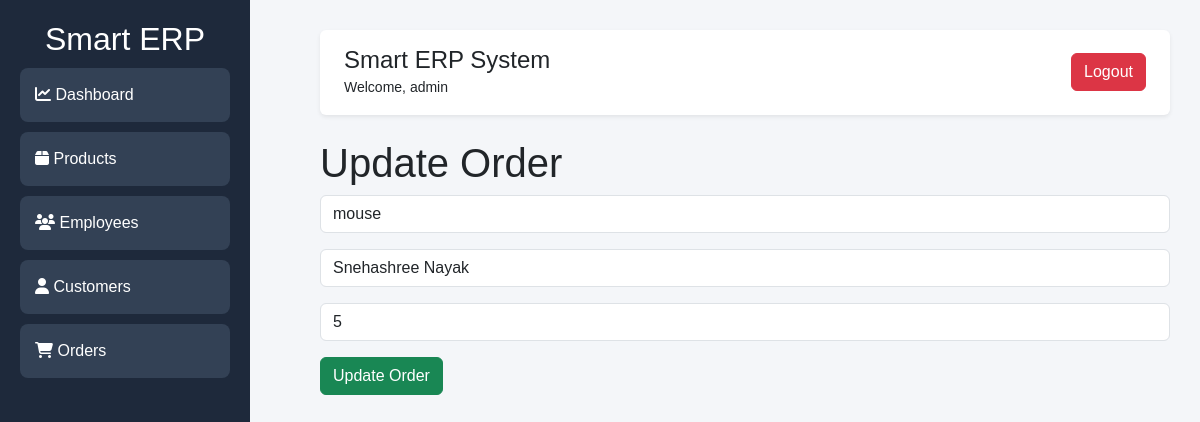
Page /update-order/1/ (signed in) on the committed database.
### dashboardapp/models.py (models this page shows, shortened)
class Order(models.Model):
    product = models.ForeignKey(
        Product,
        on_delete=models.CASCADE
    )
    customer = models.ForeignKey(
        Customer,
        on_delete=models.CASCADE
    )
    quantity = models.IntegerField()
    total_price = models.IntegerField()
    created_at = models.DateTimeField(auto_now_add=True)

class Product(models.Model):
    name = models.CharField(max_length=100)
    quantity = models.IntegerField()
    price = models.IntegerField()
    category = models.CharField(max_length=100)

class Customer(models.Model):
    name = models.CharField(max_length=100)
    email = models.EmailField()
    phone = models.CharField(max_length=15)
    city = models.CharField(max_length=100)

### dashboardapp/views.py (the view, shortened to what this page needs)
@login_required(login_url='/login/')
def update_order(request, id):
    order = Order.objects.get(id=id)
    products = Product.objects.all()
    customers = Customer.objects.all()
    return render(
        request,
        'update_order.html',
        {
            'order': order,
            'products': products,
            'customers': customers
        }
    )

### dashboardapp/templates/update_order.html (shortened to what this page needs)
{% extends 'base.html' %}
{% block content %}
<h1>Update Order</h1>
<form method="POST">
    <select
        name="product"
        class="form-control mb-3"
    >
        {% for product in products %}
        <option
            value="{{ product.id }}"
            {% if order.product.id == product.id %}
                selected
            {% endif %}
        >
            {{ product.name }}
        </option>
        {% endfor %}
    </select>
    <select
        name="customer"
        class="form-control mb-3"
    >
        {% for customer in customers %}
        <option
            value="{{ customer.id }}"
            {% if order.customer.id == customer.id %}
                selected
            {% endif %}
        >
            {{ customer.name }}
        </option>
        {% endfor %}
    </select>
    <input
        type="number"
        name="quantity"
        value="{{ order.quantity }}"
        class="form-control mb-3"
    >
    <button
        type="submit"
        class="btn btn-success"
    >
        Update Order
    </button>
</form>
{% endblock %}

### dashboardapp/templates/base.html (shortened to what this page needs)
<!DOCTYPE html>
<html>
<head>
    <link
    href="https://cdn.jsdelivr.net/npm/bootstrap@5.3.3/dist/css/bootstrap.min.css"
    rel="stylesheet"
>
<link
    rel="stylesheet"
    href="https://cdnjs.cloudflare.com/ajax/libs/font-awesome/6.5.2/css/all.min.css"
>
</head>
<body>
    <div class="sidebar">
        <h2>Smart ERP</h2>
        <ul>
            <li>
    <a href="/">
        <i class="fa-solid fa-chart-line"></i>
        Dashboard
    </a>
</li>
<li>
    <a href="/products/">
        <i class="fa-solid fa-box"></i>
        Products
    </a>
</li>
<li>
    <a href="/employees/">
        <i class="fa-solid fa-users"></i>
        Employees
    </a>
</li>
<li>
    <a href="/customers/">
        <i class="fa-solid fa-user"></i>
        Customers
    </a>
</li>
<li>
    <a href="/orders/">
        <i class="fa-solid fa-cart-shopping"></i>
        Orders
    </a>
</li>
        </ul>
    </div>
    <div class="main">
        <nav class="navbar navbar-light bg-white shadow-sm rounded px-4 py-3 mb-4">
        <div>
               <h4 class="mb-0">
        Smart ERP System
    </h4>
    <small>
        Welcome,
        {{ request.user.username }}
    </small>
        </div>
        <div>
            <a
    href="/logout/"
    class="btn btn-danger"
>
    Logout
</a>
        </div>
    </nav>
        {% block content %}
        {% endblock %}
    </div>
</body>
</html>

### dashboardapp/templates/base.html (style rules this page uses)
body { margin:0; font-family:Arial; background:#f4f6f9; }
.sidebar { width:250px; height:100vh; background:#1e293b; color:white; position:fixed; padding:20px; }
.sidebar h2 { text-align:center; }
.sidebar ul { list-style:none; padding:0; }
.sidebar ul li { padding:15px; margin-top:10px; background:#334155; border-radius:8px; }
.main { margin-left:290px; padding:30px; }
a { color:white; text-decoration:none; display:block; }

### rows in the picture
Order: product "mouse", customer "Snehashree Nayak", quantity "5"

### other values in the picture
{{ request.user.username }} "admin"
